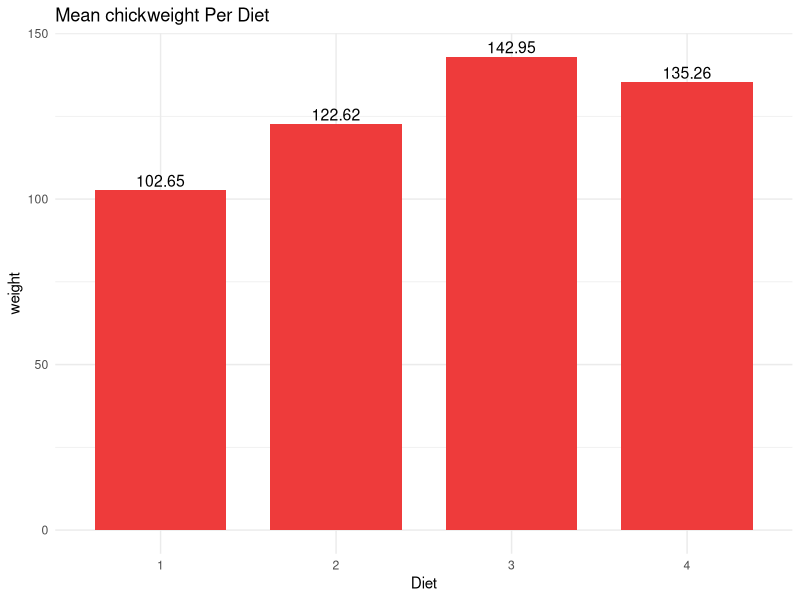
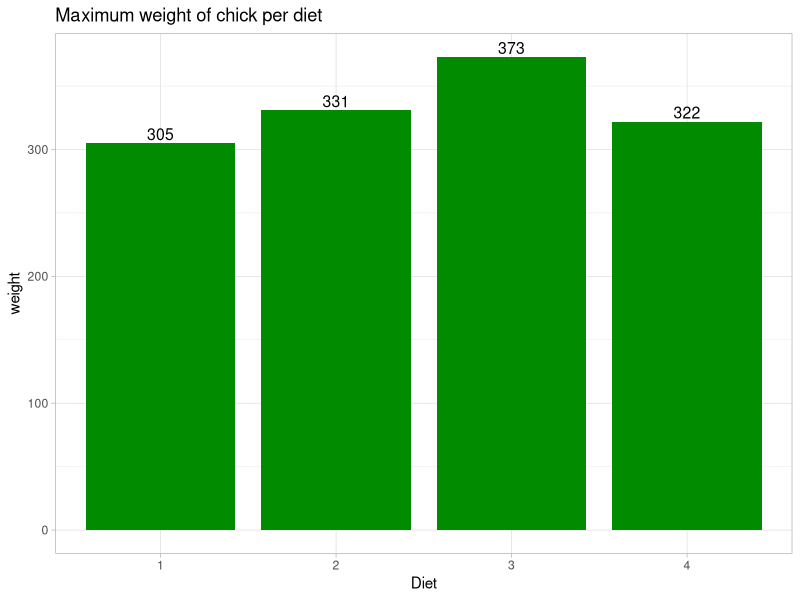
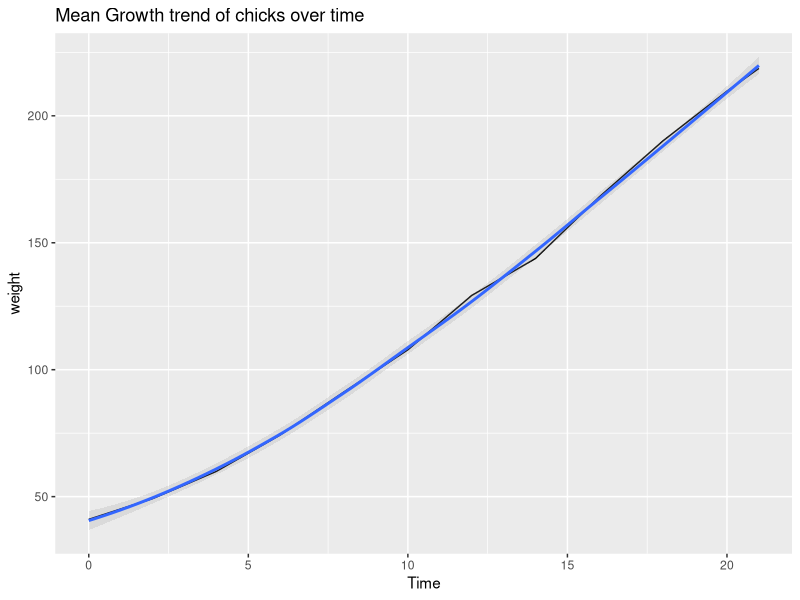
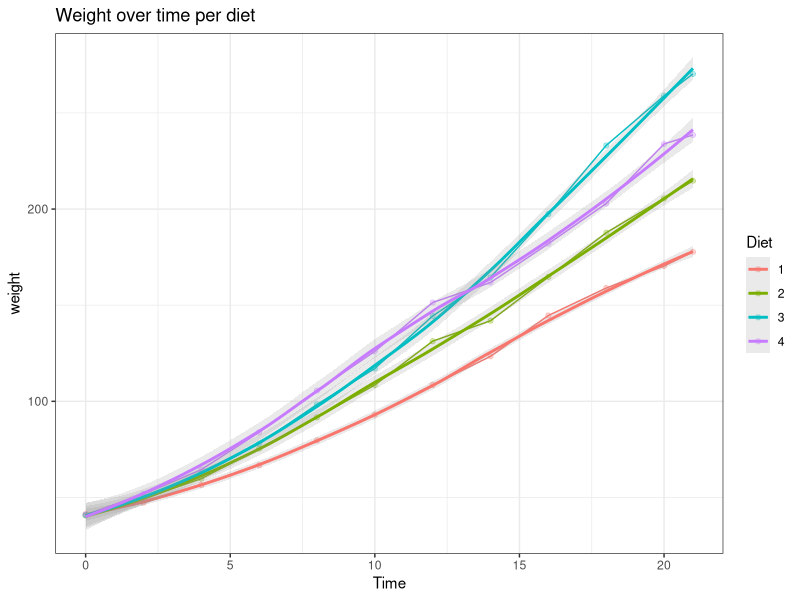

The R source for these figures, in order:
## ---- chunk 1
library("tidyverse")
## ---- chunk 2
data <- ChickWeight
dim(data)

head(data)
## ---- chunk 3
summary(data)
## ---- chunk 4
dw <- aggregate(weight~Diet, data, mean)
dw
## ---- chunk 5
ggplot(dw, aes(x=Diet, y=weight)) + geom_col(width = 0.75, fill="brown2")+
  geom_text(label=round(dw$weight,2), size=4,vjust=-0.3)+
  theme_minimal() + ggtitle("Mean chickweight Per Diet")
## ---- chunk 6
wd <- aggregate(weight~Diet, data, max)
wd
## ---- chunk 7
ggplot(wd, aes(Diet, weight)) + geom_col(fill="green4", width =0.85 )+theme_light()+
  geom_text(label=wd$weight,size=4,vjust=-0.25)+
  ggtitle("Maximum weight of chick per diet")
## ---- chunk 8
wt <- aggregate(weight~Time, data, mean)
wt
## ---- chunk 9
ggplot(wt, aes(x=Time, y=weight)) + geom_line(stat = "identity",inherit.aes = TRUE)+
  theme_get()+geom_smooth(alpha=0.2, linewidth=1)+
  ggtitle("Mean Growth trend of chicks over time")
## ---- chunk 10
aggregate(data$weight,by=list(time=data$Time,diet=data$Diet), FUN = mean)
dt <- aggregate(weight~Diet+Time, data, mean)
ggplot(dt, aes(x=Time, y=weight,colour=Diet)) + geom_line()+
  theme_bw()+
  geom_point(alpha=0.3)+
  geom_smooth(alpha=0.2, linewidth=1)+
  ggtitle("Weight over time per diet")
